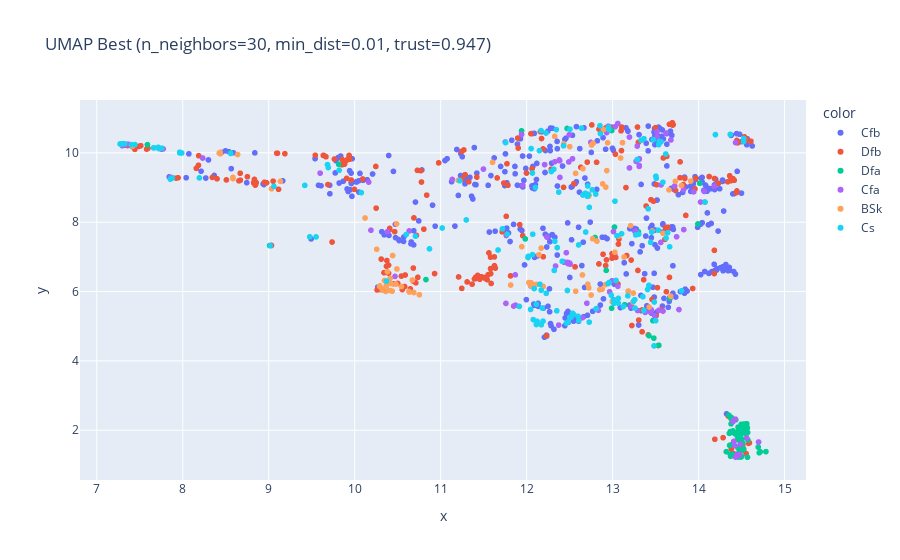

The notebook cell this image was saved under:
### Code cell
# --- UMAP Embedding for Better Geographic Preservation ---
# UMAP often preserves both local and global structure better than t-SNE

try:
    import umap
    print("UMAP library found!")
except ImportError:
    print("Installing UMAP...")
    # import subprocess
    # import sys
    # subprocess.check_call([sys.executable, "-m", "pip", "install", "umap-learn"])
    # import umap
    # print("UMAP installed and imported!")

# UMAP parameters to try (more conservative than t-SNE)
UMAP_PARAMS = [
    {'n_neighbors': 15, 'min_dist': 0.1, 'n_components': 2},
    {'n_neighbors': 30, 'min_dist': 0.1, 'n_components': 2}, 
    {'n_neighbors': 50, 'min_dist': 0.1, 'n_components': 2},
    {'n_neighbors': 15, 'min_dist': 0.01, 'n_components': 2},
    {'n_neighbors': 30, 'min_dist': 0.01, 'n_components': 2}
]

# Also try higher dimensional UMAP embeddings
UMAP_PARAMS_3D = [
    {'n_neighbors': 15, 'min_dist': 0.1, 'n_components': 3},
    {'n_neighbors': 30, 'min_dist': 0.1, 'n_components': 3},
]

print(f"Running UMAP with {len(UMAP_PARAMS)} 2D parameter sets and {len(UMAP_PARAMS_3D)} 3D parameter sets...")

umap_results = []
UMAP_INPUT = X_pca  # Use same input as t-SNE for fair comparison

# Run 2D UMAP embeddings
for i, params in enumerate(UMAP_PARAMS):
    print(f"UMAP 2D {i+1}/{len(UMAP_PARAMS)}: n_neighbors={params['n_neighbors']}, min_dist={params['min_dist']}")
    
    t0 = time.time()
    reducer = umap.UMAP(
        n_neighbors=params['n_neighbors'],
        min_dist=params['min_dist'], 
        n_components=params['n_components'],
        random_state=RANDOM_STATE,
        verbose=False
    )
    
    Y_umap = reducer.fit_transform(UMAP_INPUT)
    runtime = time.time() - t0
    
    # Calculate trustworthiness for comparison with t-SNE
    tw = trustworthiness(UMAP_INPUT, Y_umap, n_neighbors=12)
    
    result = {
        'method': 'UMAP',
        'n_neighbors': params['n_neighbors'],
        'min_dist': params['min_dist'],
        'n_components': params['n_components'],
        'runtime_sec': runtime,
        'trustworthiness': tw,
        'embedding': Y_umap
    }
    umap_results.append(result)
    
    # Save intermediate result
    np.savez_compressed(
        os.path.join(OUT_DIR, f'umap_n{params["n_neighbors"]}_d{params["min_dist"]}_2d.npz'), 
        Y=Y_umap
    )
    
    print(f'  Done! Runtime: {runtime:.1f}s, Trustworthiness: {tw:.3f}')

# Run 3D UMAP embeddings  
for i, params in enumerate(UMAP_PARAMS_3D):
    print(f"UMAP 3D {i+1}/{len(UMAP_PARAMS_3D)}: n_neighbors={params['n_neighbors']}, min_dist={params['min_dist']}")
    
    t0 = time.time()
    reducer = umap.UMAP(
        n_neighbors=params['n_neighbors'],
        min_dist=params['min_dist'],
        n_components=params['n_components'], 
        random_state=RANDOM_STATE,
        verbose=False
    )
    
    Y_umap_3d = reducer.fit_transform(UMAP_INPUT)
    runtime = time.time() - t0
    
    # Calculate trustworthiness
    tw = trustworthiness(UMAP_INPUT, Y_umap_3d, n_neighbors=12)
    
    result = {
        'method': 'UMAP',
        'n_neighbors': params['n_neighbors'],
        'min_dist': params['min_dist'],
        'n_components': params['n_components'],
        'runtime_sec': runtime,
        'trustworthiness': tw,
        'embedding': Y_umap_3d
    }
    umap_results.append(result)
    
    # Save intermediate result
    np.savez_compressed(
        os.path.join(OUT_DIR, f'umap_n{params["n_neighbors"]}_d{params["min_dist"]}_3d.npz'), 
        Y=Y_umap_3d
    )
    
    print(f'  Done! Runtime: {runtime:.1f}s, Trustworthiness: {tw:.3f}')

# Create summary
umap_summary_df = pd.DataFrame([
    {k: v for k, v in r.items() if k != 'embedding'} for r in umap_results
])
print("\n=== UMAP Results Summary ===")
print(umap_summary_df.round(3))

# Save UMAP summary
umap_summary_df.to_csv(os.path.join(OUT_DIR, 'umap_summary.csv'), index=False)

# Find best UMAP result (highest trustworthiness)
best_umap_2d = max([r for r in umap_results if r['n_components'] == 2], key=lambda x: x['trustworthiness'])
best_umap_3d = max([r for r in umap_results if r['n_components'] == 3], key=lambda x: x['trustworthiness']) if any(r['n_components'] == 3 for r in umap_results) else None

print(f"\n🏆 Best 2D UMAP: n_neighbors={best_umap_2d['n_neighbors']}, min_dist={best_umap_2d['min_dist']}, trustworthiness={best_umap_2d['trustworthiness']:.3f}")
if best_umap_3d:
    print(f"🏆 Best 3D UMAP: n_neighbors={best_umap_3d['n_neighbors']}, min_dist={best_umap_3d['min_dist']}, trustworthiness={best_umap_3d['trustworthiness']:.3f}")

# Compare with t-SNE results
if len(results) > 0:
    best_tsne = max(results, key=lambda r: r['trustworthiness'])
    print(f"\n📊 Comparison:")
    print(f"Best t-SNE trustworthiness:  {best_tsne['trustworthiness']:.3f}")
    print(f"Best UMAP 2D trustworthiness: {best_umap_2d['trustworthiness']:.3f}")
    if best_umap_3d:
        print(f"Best UMAP 3D trustworthiness: {best_umap_3d['trustworthiness']:.3f}")
    
    improvement_2d = best_umap_2d['trustworthiness'] - best_tsne['trustworthiness']
    print(f"UMAP 2D improvement: {improvement_2d:+.3f}")
    
    if best_umap_3d:
        improvement_3d = best_umap_3d['trustworthiness'] - best_tsne['trustworthiness']
        print(f"UMAP 3D improvement: {improvement_3d:+.3f}")

# Visualize best UMAP results
print(f"\n📈 Creating UMAP visualizations...")

# Plot best 2D UMAP
Y_umap_best = best_umap_2d['embedding']

fig, axes = plt.subplots(1, 2, figsize=(16, 6))

# UMAP colored by Koppen-Geiger
if 'Koppen-Geiger-Name-Modified' in filtered_meta_df.columns:
    labels = filtered_meta_df['Koppen-Geiger-Name-Modified'].astype(str).fillna('nan')
    unique_classes = list(dict.fromkeys(labels.tolist()))
    n_classes = max(1, len(unique_classes))
    cmap = plt.cm.get_cmap('tab20', min(n_classes, 20))
    class_to_color = {cls: cmap(i % cmap.N) for i, cls in enumerate(unique_classes)}
    
    for i, (x, y) in enumerate(Y_umap_best):
        cls = labels.iloc[i]
        col = class_to_color.get(cls, (0.5, 0.5, 0.5))
        axes[0].scatter(x, y, color=col, s=20, edgecolors='none', alpha=0.7)
    
    # Compact legend
    handles = [plt.Line2D([0], [0], marker='o', color='w', markerfacecolor=class_to_color[cls], markersize=6) for cls in unique_classes]
    if len(handles) > 0:
        axes[0].legend(handles, unique_classes, bbox_to_anchor=(1.05, 1), loc='upper left', fontsize=8)
    
    axes[0].set_title(f'UMAP 2D (Koppen-Geiger)\\nn_neighbors={best_umap_2d["n_neighbors"]}, min_dist={best_umap_2d["min_dist"]}')
    axes[0].set_xlabel('UMAP 1')
    axes[0].set_ylabel('UMAP 2')
    axes[0].grid(True, alpha=0.3)

# Compare with t-SNE side by side
if len(results) > 0:
    Y_tsne_best = best_tsne['embedding']
    
    for i, (x, y) in enumerate(Y_tsne_best):
        cls = labels.iloc[i] if 'Koppen-Geiger-Name-Modified' in filtered_meta_df.columns else 'unknown'
        col = class_to_color.get(cls, (0.5, 0.5, 0.5)) if 'Koppen-Geiger-Name-Modified' in filtered_meta_df.columns else (0.5, 0.5, 0.5)
        axes[1].scatter(x, y, color=col, s=20, edgecolors='none', alpha=0.7)
    
    axes[1].set_title(f't-SNE 2D (for comparison)\\nperp={best_tsne["perplexity"]}, lr={best_tsne["learning_rate"]}')
    axes[1].set_xlabel('t-SNE 1') 
    axes[1].set_ylabel('t-SNE 2')
    axes[1].grid(True, alpha=0.3)

plt.tight_layout()
plt.savefig(os.path.join(OUT_DIR, 'umap_vs_tsne_comparison.png'), dpi=200, bbox_inches='tight')
plt.show()

# Create interactive UMAP plot
hover_text = [f"Key: {k}<br>KG: {filtered_meta_df['Koppen-Geiger-Name-Modified'].iloc[i]}" 
              for i, k in enumerate(filtered_embed_keys)]

fig_umap = px.scatter(x=Y_umap_best[:,0], y=Y_umap_best[:,1], 
                     color=filtered_meta_df['Koppen-Geiger-Name-Modified'].astype(str), 
                     hover_name=filtered_embed_keys.astype(str), 
                     hover_data=[filtered_meta_df['Koppen-Geiger-Name-Modified'].astype(str)],
                     color_discrete_sequence=px.colors.qualitative.Plotly,
                     title=f"UMAP Best (n_neighbors={best_umap_2d['n_neighbors']}, min_dist={best_umap_2d['min_dist']}, trust={best_umap_2d['trustworthiness']:.3f})")

html_path_umap = os.path.join(OUT_DIR, 'umap_best.html')
pio.write_html(fig_umap, file=html_path_umap, auto_open=False)
fig_umap.show()
print(f'Saved interactive UMAP plot to {html_path_umap}')

print(f"\n✅ UMAP analysis complete! Check {OUT_DIR} for saved results.")
print(f"📋 Summary: UMAP often preserves local neighborhoods better than t-SNE")
print(f"    Higher trustworthiness usually indicates better structure preservation")

### Figure 1 — Plotly figure (JSON) as saved in the notebook; plotly's stock layout.template omitted (floating-point values rounded to 4 significant figures; data arrays with more than 128 entries replaced by an {"elided": "..."} marker saying what was removed)
{"data": [{"customdata": {"elided": "391x1 str values"}, "hovertemplate": "<b>%{hovertext}</b><br><br>color=Cfb<br>x=%{x}<br>y=%{y}<br>hover_data_0=%{customdata[0]}<extra></extra>", "hovertext": {"elided": "391 str values"}, "legendgroup": "Cfb", "marker": {"color": "#636EFA", "symbol": "circle"}, "mode": "markers", "name": "Cfb", "showlegend": true, "type": "scattergl", "x": {"elided": "391 float values"}, "xaxis": "x", "y": {"elided": "391 float values"}, "yaxis": "y"}, {"customdata": {"elided": "257x1 str values"}, "hovertemplate": "<b>%{hovertext}</b><br><br>color=Dfb<br>x=%{x}<br>y=%{y}<br>hover_data_0=%{customdata[0]}<extra></extra>", "hovertext": {"elided": "257 str values"}, "legendgroup": "Dfb", "marker": {"color": "#EF553B", "symbol": "circle"}, "mode": "markers", "name": "Dfb", "showlegend": true, "type": "scattergl", "x": {"elided": "257 float values"}, "xaxis": "x", "y": {"elided": "257 float values"}, "yaxis": "y"}, {"customdata": [["Dfa"], ["Dfa"], ["Dfa"], ["Dfa"], ["Dfa"], ["Dfa"], ["Dfa"], ["Dfa"], ["Dfa"], ["Dfa"], ["Dfa"], ["Dfa"], ["Dfa"], ["Dfa"], ["Dfa"], ["Dfa"], ["Dfa"], ["Dfa"], ["Dfa"], ["Dfa"], ["Dfa"], ["Dfa"], ["Dfa"], ["Dfa"], ["Dfa"], ["Dfa"], ["Dfa"], ["Dfa"], ["Dfa"], ["Dfa"], ["Dfa"], ["Dfa"], ["Dfa"], ["Dfa"], ["Dfa"], ["Dfa"], ["Dfa"], ["Dfa"], ["Dfa"], ["Dfa"], ["Dfa"], ["Dfa"], ["Dfa"], ["Dfa"], ["Dfa"], ["Dfa"], ["Dfa"], ["Dfa"], ["Dfa"], ["Dfa"], ["Dfa"], ["Dfa"], ["Dfa"], ["Dfa"], ["Dfa"], ["Dfa"], ["Dfa"], ["Dfa"], ["Dfa"], ["Dfa"], ["Dfa"], ["Dfa"], ["Dfa"], ["Dfa"], ["Dfa"], ["Dfa"], ["Dfa"], ["Dfa"], ["Dfa"], ["Dfa"], ["Dfa"], ["Dfa"], ["Dfa"], ["Dfa"], ["Dfa"], ["Dfa"], ["Dfa"], ["Dfa"], ["Dfa"], ["Dfa"]], "hovertemplate": "<b>%{hovertext}</b><br><br>color=Dfa<br>x=%{x}<br>y=%{y}<br>hover_data_0=%{customdata[0]}<extra></extra>", "hovertext": ["470", "476", "484", "504", "506", "531", "853", "854", "867", "868", "870", "915", "932", "1612", "1622", "1676", "1684", "1739", "1741", "1756", "1757", "1793", "1797", "1819", "1820", "1829", "1834", "1835", "2031", "2053", "2057", "2159", "2166", "2171", "2239", "2240", "2317", "2370", "2412", "6749", "6750", "6805", "6806", "6814", "6927", "7323", "7356", "7358", "7359", "7475", "7477", "7514", "7515", "7523", "7525", "7529", "7530", "7566", "7568", "7717", "7757", "7767", "7917", "7947", "8037", "8057", "8077", "8132", "8171", "8233", "8464", "8483", "8699", "8723", "9027", "9701", "9736", "9741", "9744", "10004"], "legendgroup": "Dfa", "marker": {"color": "#00CC96", "symbol": "circle"}, "mode": "markers", "name": "Dfa", "showlegend": true, "type": "scattergl", "x": [14.52, 14.53, 14.38, 14.35, 14.57, 14.55, 14.5, 14.39, 14.51, 14.46, 14.37, 12.47, 13.14, 14.46, 14.5, 14.45, 14.42, 14.43, 14.38, 14.36, 14.47, 14.37, 14.38, 14.5, 14.4, 14.47, 14.47, 14.48, 14.38, 14.46, 14.5, 14.53, 14.57, 13.99, 14.53, 14.51, 8.555, 14.46, 14.5, 14.39, 14.51, 14.32, 14.46, 14.49, 14.47, 12.92, 13.48, 14.57, 14.53, 14.49, 13.67, 12.99, 13.54, 9.814, 13.47, 14.71, 14.72, 14.39, 14.45, 14.01, 14.36, 14.57, 11.94, 13.02, 14.37, 14.48, 13.42, 12.8, 14.78, 9.01, 14.46, 14.47, 14.5, 14.56, 14.69, 13.3, 11.98, 12.99, 10.83, 7.589], "xaxis": "x", "y": [2.055, 2.121, 2.35, 2.433, 1.719, 1.892, 1.24, 1.313, 1.637, 1.982, 1.962, 10.7, 5.62, 1.49, 1.746, 1.803, 1.904, 2.302, 2.369, 1.911, 1.353, 1.251, 2.185, 1.892, 1.981, 1.939, 2.031, 1.841, 1.578, 1.228, 1.411, 2.181, 2.072, 7.948, 1.929, 1.603, 9.996, 2.09, 2.171, 1.267, 1.43, 1.383, 1.264, 1.227, 1.709, 6.611, 4.656, 1.222, 1.454, 1.245, 5.805, 10.64, 4.45, 9.668, 5.161, 1.352, 1.379, 1.288, 1.297, 9.122, 1.566, 1.937, 10.63, 7.86, 1.312, 1.417, 4.728, 7.559, 1.384, 7.326, 1.309, 1.527, 2.071, 2.188, 1.514, 7.721, 7.518, 5.519, 6.346, 10.24], "yaxis": "y"}, {"customdata": [["Cfa"], ["Cfa"], ["Cfa"], ["Cfa"], ["Cfa"], ["Cfa"], ["Cfa"], ["Cfa"], ["Cfa"], ["Cfa"], ["Cfa"], ["Cfa"], ["Cfa"], ["Cfa"], ["Cfa"], ["Cfa"], ["Cfa"], ["Cfa"], ["Cfa"], ["Cfa"], ["Cfa"], ["Cfa"], ["Cfa"], ["Cfa"], ["Cfa"], ["Cfa"], ["Cfa"], ["Cfa"], ["Cfa"], ["Cfa"], ["Cfa"], ["Cfa"], ["Cfa"], ["Cfa"], ["Cfa"], ["Cfa"], ["Cfa"], ["Cfa"], ["Cfa"], ["Cfa"], ["Cfa"], ["Cfa"], ["Cfa"], ["Cfa"], ["Cfa"], ["Cfa"], ["Cfa"], ["Cfa"], ["Cfa"], ["Cfa"], ["Cfa"], ["Cfa"], ["Cfa"], ["Cfa"], ["Cfa"], ["Cfa"], ["Cfa"], ["Cfa"], ["Cfa"], ["Cfa"], ["Cfa"], ["Cfa"], ["Cfa"], ["Cfa"], ["Cfa"], ["Cfa"], ["Cfa"], ["Cfa"], ["Cfa"], ["Cfa"], ["Cfa"], ["Cfa"], ["Cfa"], ["Cfa"], ["Cfa"], ["Cfa"], ["Cfa"], ["Cfa"], ["Cfa"], ["Cfa"], ["Cfa"], ["Cfa"], ["Cfa"], ["Cfa"], ["Cfa"], ["Cfa"], ["Cfa"], ["Cfa"], ["Cfa"], ["Cfa"], ["Cfa"], ["Cfa"], ["Cfa"], ["Cfa"], ["Cfa"], ["Cfa"], ["Cfa"], ["Cfa"], ["Cfa"], ["Cfa"], ["Cfa"]], "hovertemplate": "<b>%{hovertext}</b><br><br>color=Cfa<br>x=%{x}<br>y=%{y}<br>hover_data_0=%{customdata[0]}<extra></extra>", "hovertext": ["544", "546", "628", "630", "680", "681", "685", "687", "728", "742", "801", "6739", "6740", "6744", "6909", "7025", "7207", "7373", "8246", "8337", "8357", "9100", "9102", "9103", "9104", "9105", "9106", "9111", "9113", "9114", "9115", "9519", "9521", "9526", "9588", "9644", "9645", "9664", "9665", "9666", "9667", "9668", "9669", "9670", "9671", "9672", "9673", "9676", "9677", "9678", "9679", "9680", "9681", "9682", "9683", "9684", "9685", "9686", "9687", "9689", "9690", "9691", "9692", "9693", "9694", "9695", "9696", "9698", "9700", "9703", "9704", "9709", "9710", "9711", "9712", "9713", "9714", "9719", "9720", "9737", "9739", "9747", "9748", "9754", "9755", "9756", "9757", "9821", "9844", "9864", "9895", "9973", "9974", "9975", "9976", "9987", "9990", "10005", "10006", "10017", "10018"], "legendgroup": "Cfa", "marker": {"color": "#AB63FA", "symbol": "circle"}, "mode": "markers", "name": "Cfa", "showlegend": true, "type": "scattergl", "x": [14.45, 14.48, 14.18, 11.5, 14.46, 14.49, 14.43, 14.56, 14.4, 14.43, 13.77, 14.41, 14.42, 10.19, 14.02, 11.96, 12.24, 12.83, 14.7, 13.56, 12.37, 13.45, 13.49, 13.74, 13.29, 13.54, 12.39, 13.83, 9.598, 13.72, 13.56, 12.75, 12.7, 13.29, 14.43, 13.06, 12.96, 12.34, 12.53, 12.33, 12.21, 12.38, 12.38, 12.49, 13.31, 12.46, 13.31, 11.76, 11.85, 11.87, 12.47, 12.43, 12.43, 12.48, 12.48, 13.31, 13.31, 13.27, 13.2, 12.5, 12.49, 11.76, 12.5, 12.49, 13.03, 12.95, 13.06, 13.62, 13.94, 13.38, 10.63, 14.06, 13.27, 13.2, 13.82, 12.49, 13.22, 11.94, 13.68, 10.47, 12.93, 13.44, 12.99, 13.59, 12.65, 13.26, 13.01, 13.52, 11.87, 10.38, 13.52, 7.858, 7.282, 10.16, 7.296, 7.756, 7.366, 7.351, 8.231, 7.772, 11.13], "xaxis": "x", "y": [1.296, 1.306, 9.037, 9.532, 1.264, 1.594, 1.227, 1.774, 2.25, 2.321, 5.48, 1.679, 1.555, 7.768, 8.582, 9.066, 7.57, 5.459, 1.66, 7.416, 5.033, 5.476, 5.304, 7.578, 5.453, 5.46, 9.291, 7.786, 9.415, 9.041, 9.074, 10.3, 5.663, 10.19, 10.3, 6.153, 5.993, 6.735, 9.828, 9.741, 9.66, 9.795, 9.772, 9.736, 9.817, 7.12, 9.826, 5.658, 5.581, 5.608, 6.83, 6.846, 6.854, 6.84, 6.808, 9.635, 9.609, 9.755, 9.564, 6.789, 6.834, 7.617, 6.816, 6.812, 10.75, 10.77, 10.84, 10.57, 8.875, 5.4, 7.747, 8.896, 7.745, 10.45, 8.938, 10.52, 5.574, 10.53, 10.37, 6.436, 10.58, 5.411, 6.311, 5.436, 5.247, 7.735, 7.728, 10.46, 6.482, 7.725, 10.61, 9.292, 10.25, 9.155, 10.21, 10.1, 10.25, 10.24, 9.849, 10.11, 9.232], "yaxis": "y"}, {"customdata": [["BSk"], ["BSk"], ["BSk"], ["BSk"], ["BSk"], ["BSk"], ["BSk"], ["BSk"], ["BSk"], ["BSk"], ["BSk"], ["BSk"], ["BSk"], ["BSk"], ["BSk"], ["BSk"], ["BSk"], ["BSk"], ["BSk"], ["BSk"], ["BSk"], ["BSk"], ["BSk"], ["BSk"], ["BSk"], ["BSk"], ["BSk"], ["BSk"], ["BSk"], ["BSk"], ["BSk"], ["BSk"], ["BSk"], ["BSk"], ["BSk"], ["BSk"], ["BSk"], ["BSk"], ["BSk"], ["BSk"], ["BSk"], ["BSk"], ["BSk"], ["BSk"], ["BSk"], ["BSk"], ["BSk"], ["BSk"], ["BSk"], ["BSk"], ["BSk"], ["BSk"], ["BSk"], ["BSk"], ["BSk"], ["BSk"], ["BSk"], ["BSk"], ["BSk"], ["BSk"], ["BSk"], ["BSk"], ["BSk"], ["BSk"], ["BSk"], ["BSk"], ["BSk"], ["BSk"], ["BSk"], ["BSk"], ["BSk"], ["BSk"], ["BSk"], ["BSk"], ["BSk"], ["BSk"], ["BSk"], ["BSk"], ["BSk"], ["BSk"], ["BSk"], ["BSk"], ["BSk"], ["BSk"], ["BSk"], ["BSk"], ["BSk"], ["BSk"], ["BSk"], ["BSk"], ["BSk"], ["BSk"]], "hovertemplate": "<b>%{hovertext}</b><br><br>color=BSk<br>x=%{x}<br>y=%{y}<br>hover_data_0=%{customdata[0]}<extra></extra>", "hovertext": ["6830", "6929", "6931", "6961", "6970", "6971", "9128", "9130", "9131", "9133", "9134", "9513", "9514", "9520", "9523", "9528", "9531", "9532", "9533", "9534", "9536", "9552", "9553", "9554", "9555", "9556", "9558", "9561", "9574", "9579", "9582", "9587", "9589", "9592", "9595", "9602", "9606", "9608", "9609", "9617", "9619", "9620", "9621", "9624", "9631", "9632", "9633", "9635", "9636", "9637", "9638", "9640", "9641", "9642", "9643", "9647", "9699", "9705", "9758", "9820", "9822", "9825", "9831", "9832", "9833", "9834", "9836", "9838", "9839", "9840", "9843", "9845", "9852", "9855", "9856", "9857", "9859", "9861", "9862", "9870", "9878", "9879", "9882", "9888", "9897", "9902", "9904", "9906", "9939", "9942", "9991", "10011"], "legendgroup": "BSk", "marker": {"color": "#FFA15A", "symbol": "circle"}, "mode": "markers", "name": "BSk", "showlegend": true, "type": "scattergl", "x": [13.68, 11.2, 10.49, 11.6, 9.136, 12.99, 10.69, 10.67, 10.75, 10.63, 10.64, 12.85, 13.24, 13.13, 13.18, 12.04, 12.57, 13.11, 12.01, 12.93, 13.09, 13.18, 12.75, 12.72, 12.73, 13.73, 11.81, 13.59, 12.88, 13.21, 13.07, 13.8, 13.03, 12.94, 12.19, 13.91, 12.03, 10.41, 10.37, 10.49, 10.37, 10.32, 10.36, 10.43, 10.54, 10.29, 10.26, 10.48, 10.44, 10.29, 10.35, 10.31, 10.41, 10.38, 10.33, 12.89, 13.43, 13.46, 10.44, 12.66, 12.14, 12.43, 12.17, 11.94, 12.92, 12.72, 12.33, 12.05, 12.75, 12.88, 13.24, 12.82, 12.11, 12.57, 8.638, 8.438, 8.424, 8.436, 7.415, 12.05, 12.77, 12.72, 12.71, 12.5, 12.92, 12.65, 13.66, 12.77, 8.584, 8.584, 9.032, 10.12], "xaxis": "x", "y": [5.865, 9.208, 7.95, 9.724, 9.177, 5.705, 5.972, 6.333, 5.908, 6.001, 5.986, 6.054, 5.699, 6.995, 6.014, 6.218, 9.406, 10.29, 6.987, 9.487, 9.851, 6.008, 10.22, 8.759, 8.773, 9.181, 6.188, 7.68, 9.105, 7.899, 7.595, 9.057, 7.132, 10.29, 6.147, 9.187, 6.259, 6.381, 6.192, 6.651, 6.148, 6.041, 6.004, 6.227, 6.145, 6.151, 7.22, 6.215, 6.012, 6.164, 6.317, 6.095, 6.028, 6.571, 6.055, 10.67, 5.551, 7.748, 7.039, 9.543, 7.061, 10.26, 7.252, 7.293, 6.203, 6.105, 10.48, 6.177, 5.899, 6.066, 5.955, 7.453, 6.205, 6.008, 9.951, 9.972, 9.993, 10.01, 10.19, 6.254, 10.27, 8.749, 6.211, 10.18, 9.011, 6.478, 8.931, 7.52, 9.292, 9.257, 8.962, 8.121], "yaxis": "y"}, {"customdata": {"elided": "148x1 str values"}, "hovertemplate": "<b>%{hovertext}</b><br><br>color=Cs<br>x=%{x}<br>y=%{y}<br>hover_data_0=%{customdata[0]}<extra></extra>", "hovertext": {"elided": "148 str values"}, "legendgroup": "Cs", "marker": {"color": "#19D3F3", "symbol": "circle"}, "mode": "markers", "name": "Cs", "showlegend": true, "type": "scattergl", "x": {"elided": "148 float values"}, "xaxis": "x", "y": {"elided": "148 float values"}, "yaxis": "y"}], "layout": {"legend": {"title": {"text": "color"}, "tracegroupgap": 0}, "title": {"text": "UMAP Best (n_neighbors=30, min_dist=0.01, trust=0.947)"}, "xaxis": {"anchor": "y", "domain": [0, 1], "title": {"text": "x"}}, "yaxis": {"anchor": "x", "domain": [0, 1], "title": {"text": "y"}}}}
